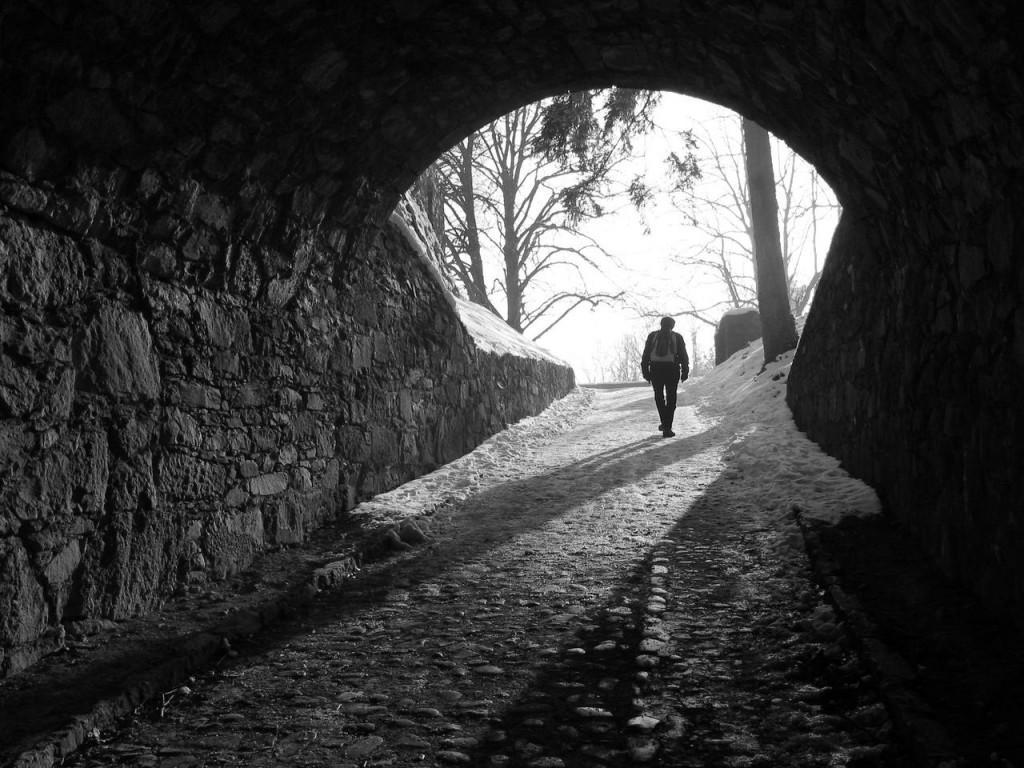
%> input picture image reference.jpg, 1024 x 768 px
$ octave q3sobelv2.m   (GNU Octave 9; MATLAB toolbox functions it lacks are replaced by stand-ins)
%> lines starting %> are read from the running program, lines starting %| are printed output that depends on the picture; in (x1, y1, x2, y2) boxes, pixels count from 0 and x2, y2 are one past the last pixel; in counts of white or black regions, pixels touching at a corner belong together; the program's own positions count from 1
clc;
clear;
close all;
hx = [-1 0 1; -2 0 2; -1 0 1];
hy = [-1 -2 -1; 0 0 0; 1 2 1];
I = imread('image reference.jpg');
%> I is the input picture: size 768x1024 uint8; min 0, max 255, mean 56.8
MotionBlur1 = conv2(I,hx,'same');
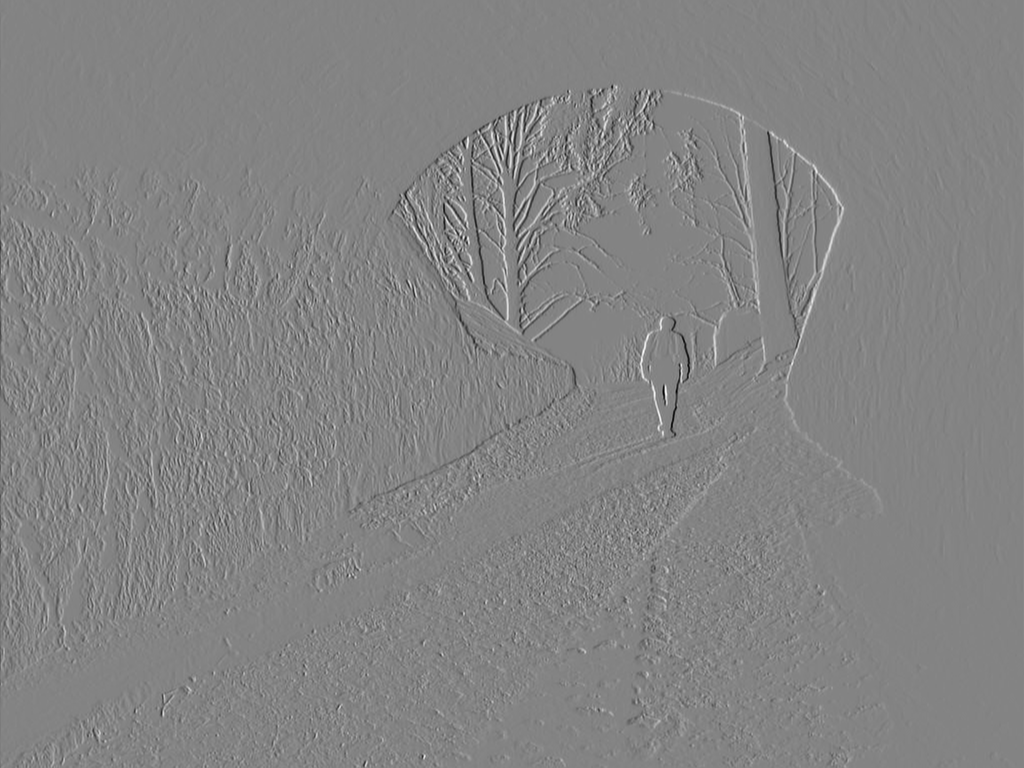
%> MotionBlur1: size 768x1024 double; min -880, max 824, mean 0.1; drawn with min black and max white
figure
imshow(I)
title('org')
figure
imshow(MotionBlur1);
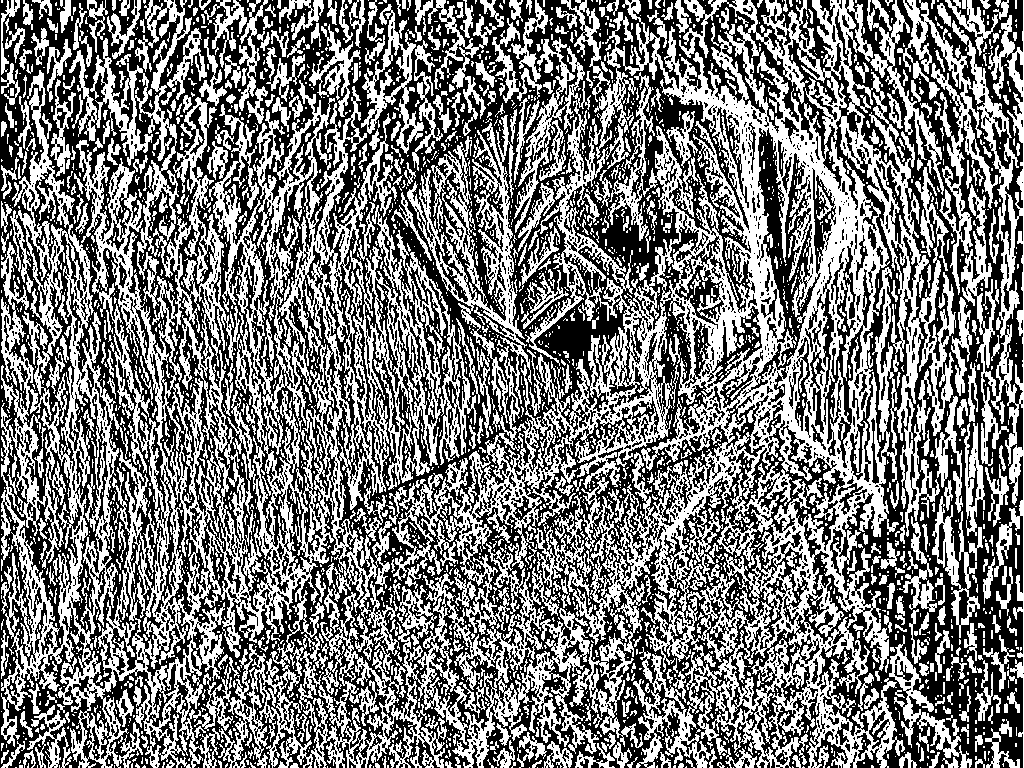
%> displayed picture: size 768x1024, on the screen's scale of 0 to 255; 47.8% white; 3073 white regions (2463 under 20 px), largest, box (x1, y1, x2, y2) and area: (1, 0, 956, 768) 268069, (897, 0, 1024, 768) 16017, (69, 0, 192, 309) 6430
title('xsobel')
MotionBlur2 = conv2(I,hy,'same');
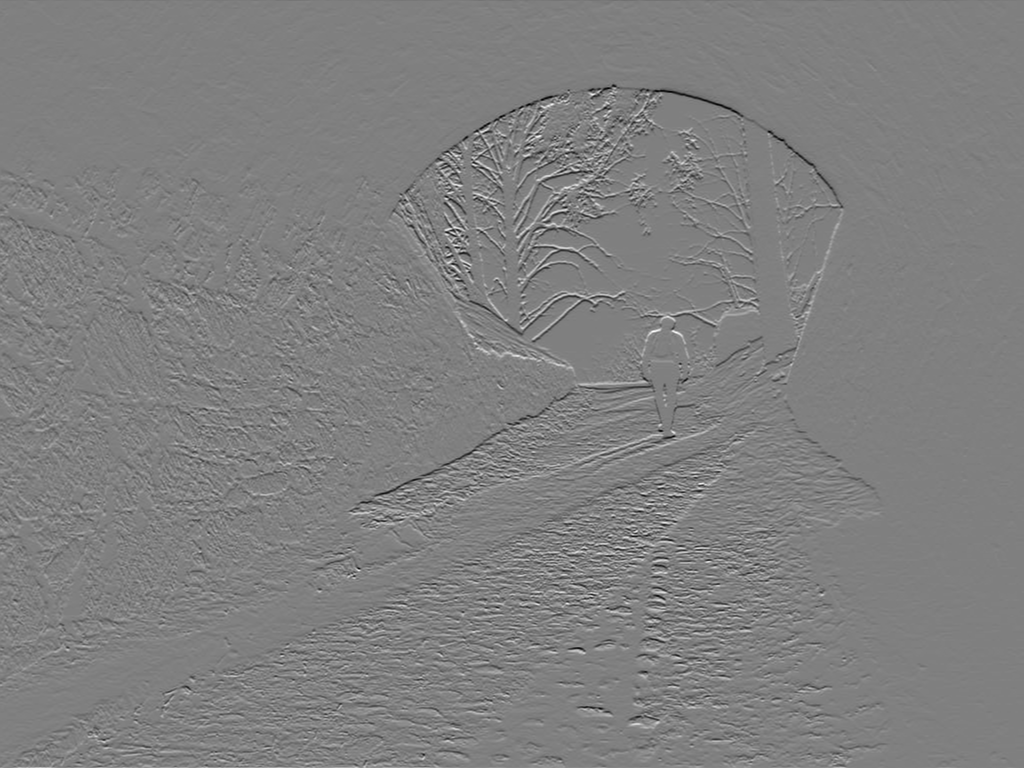
%> MotionBlur2: size 768x1024 double; min -720, max 715, mean -0.1; drawn with min black and max white
figure
imshow(MotionBlur2);
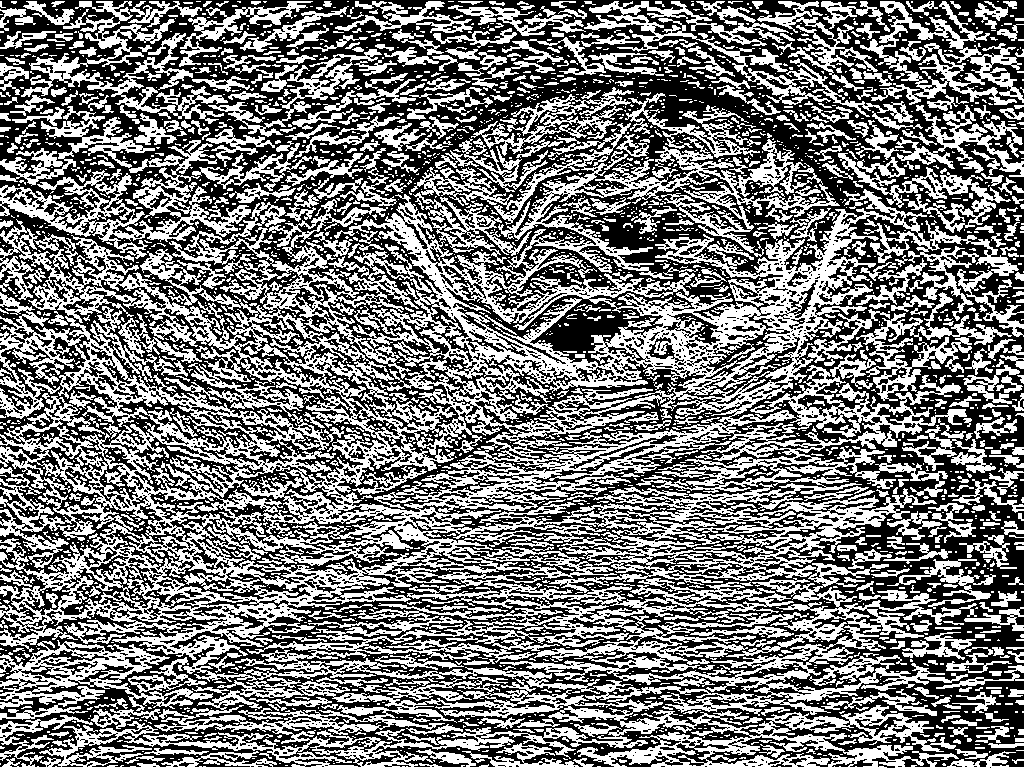
%> displayed picture: size 768x1024, on the screen's scale of 0 to 255; 47.3% white; 2973 white regions (2324 under 20 px), largest, box (x1, y1, x2, y2) and area: (0, 123, 1024, 768) 232448, (0, 140, 251, 259) 7200, (0, 640, 213, 720) 6314
title('ysobel')
figure
final = sqrt(MotionBlur1.^2 + MotionBlur2.^2);
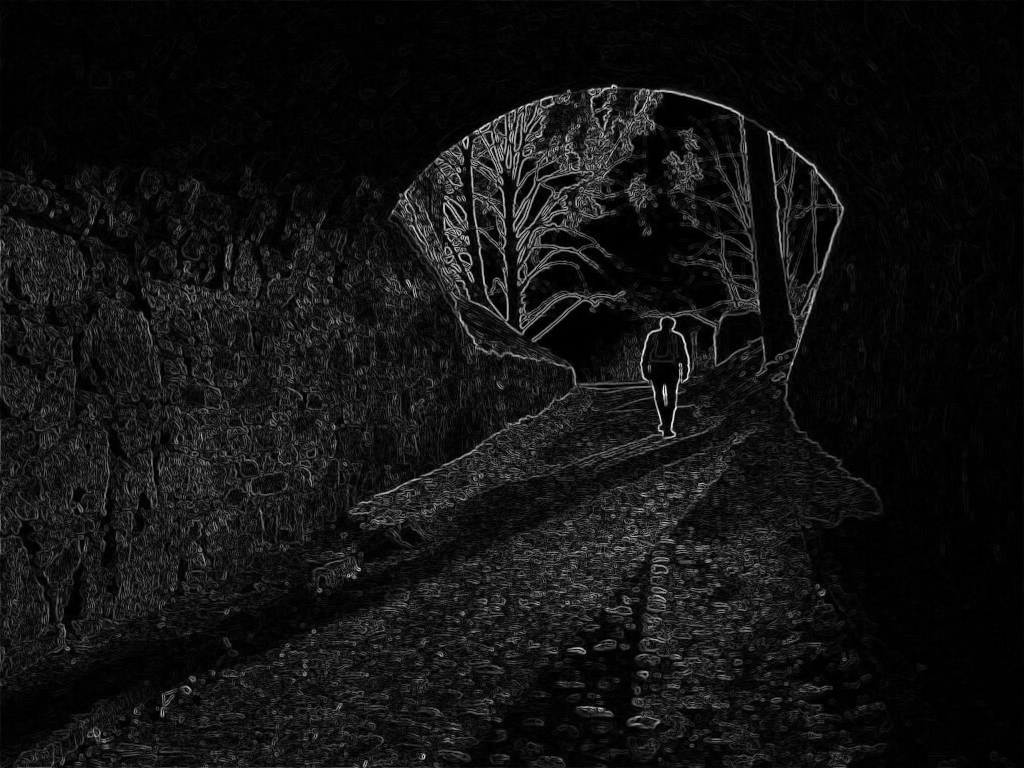
%> final: size 768x1024 double; min 0, max 880.2, mean 63.8; drawn with min black and max white
imshow(final,[])
title('final')
